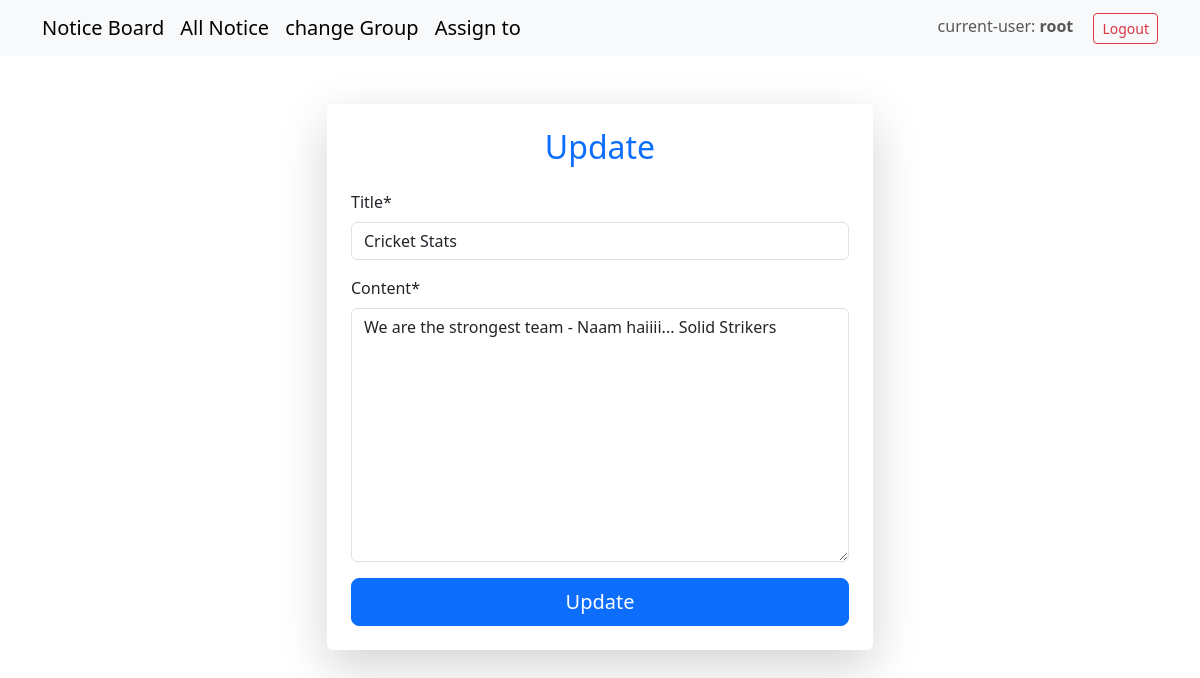
Page /update/28/ (signed in) on the committed database.
### classroom/models.py (models this page shows)
class Notice(models.Model):
    title = models.CharField(max_length=100)
    content = models.TextField()
    date_posted = models.DateTimeField(auto_now_add=True)
    author = models.ForeignKey(User, on_delete=models.CASCADE, related_name='notices')

### classroom/views.py (the view)
# urls.py: path('update/<int:pk>/', views.notice_update, name='notice_update'),
@object_permission_required('classroom.change_notice', Notice)
def notice_update(request, pk):
    notice = Notice.objects.get(pk=pk)
    if request.method == 'POST':
        form = NoticeForm(request.POST, instance=notice)
        if form.is_valid():
            form.save()
            return redirect('notice_list')
    else:
        form = NoticeForm(instance=notice)
    return render(request, 'classroom/notice_update.html', {'form': form})

### classroom/forms.py
class NoticeForm(forms.ModelForm):
    class Meta:
        model = Notice
        fields = ['title', 'content']

### classroom/utils.py (called while the page is built, shortened)
def object_permission_required(permission, model, lookup_field='id', obj_kwarg='pk'):
    def decorator(view_func):
        @wraps(view_func)
        def _wrapped_view(request, *args, **kwargs):
            obj_id = kwargs.get(obj_kwarg)
            if obj_id is None:
                return HttpResponseBadRequest(f"Missing required parameter: {obj_kwarg}")
            obj = get_object_or_404(model, **{lookup_field: obj_id})
            privileged_groups = {'Professor', 'Principal', 'DB_admin'}
            if request.user.groups.filter(name__in=privileged_groups).exists():
                return view_func(request, *args, **kwargs)
        return _wrapped_view
    return decorator

### classroom/templates/classroom/notice_update.html (shortened to what this page needs)
{% extends "classroom/base.html" %}
{% load crispy_forms_tags %}
{% block content %}
<div class="container mt-5">
    <div class="row justify-content-center">
        <div class="col-md-6">
            <div class="card shadow-lg p-4 rounded border-0">
                <h2 class="text-center mb-4 text-primary">Update</h2>
                <form method="post" class="needs-validation" novalidate>
                    {{ form|crispy }}
                    <div class="d-grid gap-2 mt-3">
                        <button type="submit" class="btn btn-primary btn-lg">Update</button>
                    </div>
                </form>
            </div>
        </div>
    </div>
</div>
{% endblock %}

### classroom/templates/classroom/base.html (shortened to what this page needs)
{% load filter_group %}
<!DOCTYPE html>
<html lang="en">
<head>
    <link rel="stylesheet" href="https://cdn.jsdelivr.net/npm/bootstrap@5.3.0/dist/css/bootstrap.min.css">
</head>
<body>
    <nav class="navbar navbar-expand-lg navbar-light bg-light">
        <div class="container">
            {% if user.is_authenticated %}
                <a class="navbar-brand" href="#">Notice Board</a>
                <a class="navbar-brand" href="{% url "notice_list" %}">All Notice</a>
                    <a class="navbar-brand" href="{% url "groups" %}">change Group</a>
                <a class="navbar-brand" href="{% url "assign_notice" %}">Assign to</a>
            {% endif %}
            <div class="ms-auto">
                {% if user.is_authenticated %}
                    <span class="navbar-text me-3">current-user: <strong>{{ user.username }}</strong></span>
                    <form action="{% url 'logout' %}" method="post" class="d-inline">
                        <button type="submit" class="btn btn-outline-danger btn-sm">Logout</button>
                    </form>
                {% else %}
                    <a href="{% url 'login' %}" class="btn btn-outline-primary btn-sm">Login</a>
                {% endif %}
            </div>
        </div>
    </nav>
    {% block content %}{% endblock %}
</body>
</html>

### rows in the picture
Notice: title "Cricket Stats", content "We are the strongest team - Naam haiiii... Solid Strikers"

### other values in the picture
{{ user.username }} "root"
